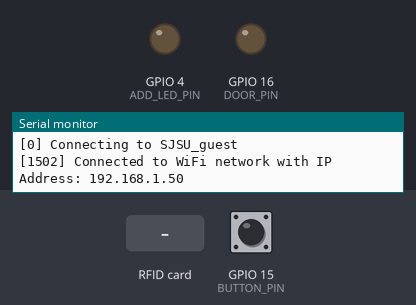
A sketch run on a simulated ESP32. On the bench: output pins drawn as LEDs (lit = HIGH), the last lines printed to the serial monitor. The test bench sets the inputs (shaded band); at power-on: GPIO 15 (BUTTON_PIN) HIGH. WiFi joins after 1.5 s; servers stay silent unless stated; uploads are accepted with an empty reply.

Above: at 2.7 s.
2.8 s: GPIO 15 (BUTTON_PIN) pulled LOW for 0.15 s
At 4.0 s:
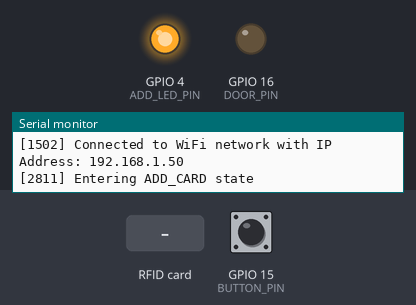
4.4 s: RFID card 5E 7A 19 C4 held to the reader
At 5.0 s:
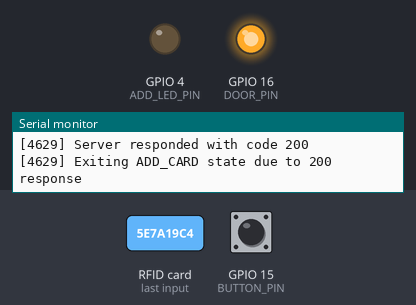
7.4 s: GPIO 15 (BUTTON_PIN) pulled LOW for 3.2 s
At 10.0 s:
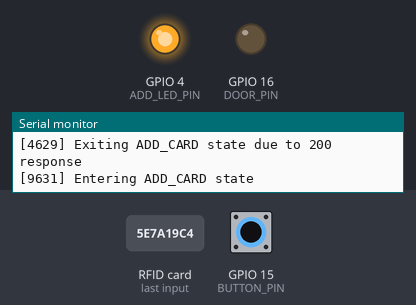
Timing chart, 0 to 41.1 s (numbered marks = the images above; inputs shaded):
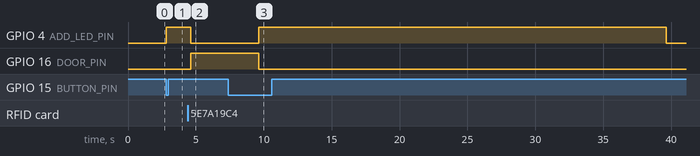

The sketch:

RFID-door-lock.ino
```cpp
#include <HTTPClient.h>
#include <MFRC522.h>
#include <SPI.h>
#include <WiFi.h>

#define SS_PIN 5
#define RST_PIN 0
#define BUTTON_PIN 15
#define ADD_LED_PIN 4
#define DOOR_PIN 16
// arbitrary constraint on bytes, just so the esp32 doesn't crash
// when reading some card that has a huge number of bytes.
#define MAX_SIZE_BYTES 7

MFRC522 rfid(SS_PIN, RST_PIN);

MFRC522::MIFARE_Key key;

void LOG_INFO(const String &msg) {
  Serial.println("[" + String(millis()) + "] " + msg);
}

const String ssid = "SJSU_guest";
const String password = "";
volatile bool flag = false;
unsigned long flagStartTime = 0;

bool door_active = false;
unsigned long door_unlocked_at = 0;
unsigned long wifi_last_checked_at = 0;

void setup() {
  Serial.begin(115200);
  pinMode(ADD_LED_PIN, OUTPUT);
  pinMode(DOOR_PIN, OUTPUT);
  pinMode(BUTTON_PIN, INPUT_PULLUP);

  LOG_INFO("Connecting to " + ssid);
  WiFi.begin(ssid, password);
  while (WiFi.status() != WL_CONNECTED) {
    delay(500);
  }
  LOG_INFO("Connected to WiFi network with IP Address: " +
           WiFi.localIP().toString());
  SPI.begin();      // Init SPI bus
  rfid.PCD_Init();  // Init MFRC522

  for (byte i = 0; i < 6; i++) {
    key.keyByte[i] = 0xFF;
  }
}

void CheckIfAddButtonPressed() {
  int high_or_low = LOW;
  if (flag) {
    high_or_low = HIGH;
  }
  if (digitalRead(BUTTON_PIN) == LOW && !flag) {
    flag = true;
    flagStartTime = millis();
    LOG_INFO("Entering ADD_CARD state");
    digitalWrite(ADD_LED_PIN, HIGH);
  }

  // Reset flag after 30 seconds
  if (flag && millis() - flagStartTime >= 30000) {
    flag = false;
    LOG_INFO("Exiting ADD_CARD state due to timeout");
    digitalWrite(ADD_LED_PIN, LOW);
  }
}

bool VerifyCardOverHttps(byte *buffer, byte bufferSize) {
  if (WiFi.status() != WL_CONNECTED) return false;
  String card_bytes = "";
  for (byte i = 0; i < bufferSize; i++) {
    if (buffer[i] < 0x10) {
      card_bytes += "0";
    }
    card_bytes += buffer[i];
  }
  LOG_INFO(card_bytes);

  String url = "https://sce.sjsu.edu/api/OfficeAccessCard/verify?cardBytes=";
  url += card_bytes;
  if (flag) {
    url += "&add=1";
  }
  HTTPClient http;
  http.setTimeout(5000);
  http.begin(url);
  http.addHeader("X-API-Key", "NOTHING_REALLY");

  int httpResponseCode = http.GET();
  http.end();
  LOG_INFO("Server responded with code " + (String)httpResponseCode);
  bool response_is_ok = httpResponseCode == 200;
  if (response_is_ok && flag) {
    LOG_INFO("Exiting ADD_CARD state due to 200 response");
    digitalWrite(ADD_LED_PIN, LOW);
    flag = false;
  }
  return response_is_ok;
}

void UnlockDoor() {
  digitalWrite(DOOR_PIN, HIGH);
  delay(5000);
  digitalWrite(DOOR_PIN, LOW);
}

void MaybeReconnectWiFi() {
  // Only check every 10 seconds to avoid spamming the stack
  if (millis() - wifi_last_checked_at > 10000) {
    if (WiFi.status() != WL_CONNECTED) {
      LOG_INFO("WiFi connection lost. Re-initializing...");
      WiFi.disconnect();
      WiFi.begin(ssid, password);
    }
    wifi_last_checked_at = millis();
  }
}

void loop() {
  CheckIfAddButtonPressed();
  MaybeReconnectWiFi();
  if (!rfid.PICC_IsNewCardPresent()) return;

  if (!rfid.PICC_ReadCardSerial()) return;

  MFRC522::PICC_Type piccType = rfid.PICC_GetType(rfid.uid.sak);
  LOG_INFO(rfid.PICC_GetTypeName(piccType));

  LOG_INFO("A new card has been detected.");
  if (rfid.uid.size > MAX_SIZE_BYTES) {
    LOG_INFO("Card exceeds max size bytes, skipping verification");
    return;
  }
  bool valid_card = VerifyCardOverHttps(rfid.uid.uidByte, rfid.uid.size);
  if (valid_card) {
    UnlockDoor();
  }
  rfid.PICC_HaltA();

  rfid.PCD_StopCrypto1();
}
```

Measured:
- after the input at 2.8 s, GPIO 4 (ADD_LED_PIN): LOW → HIGH at once
- after the input at 4.4 s, GPIO 4 (ADD_LED_PIN): HIGH → LOW after 0.23 s; GPIO 16 (DOOR_PIN): LOW → HIGH after 0.23 s
- after the input at 7.4 s, GPIO 4 (ADD_LED_PIN): LOW → HIGH after 2.2 s, → LOW 30.0 s later
